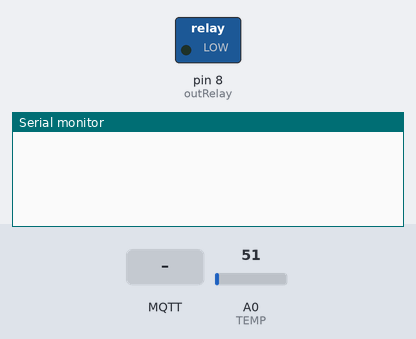
Recording of a sketch running on a simulated Arduino Uno, built with avr-gcc and run on an emulated ATmega328P. Shown: switched loads named in the sketch (green lamp = pin HIGH), the last lines printed to the serial monitor. The test bench sets the inputs (shaded band); at power-on: A0 (TEMP) = 51. WiFi joins after 1.5 s; servers stay silent unless stated; no MQTT or app messages arrive unless stated.

Above: at 2.7 s.
2.8 s: MQTT message "thermostats/" arrives on the first subscribed topic
At 5.6 s:
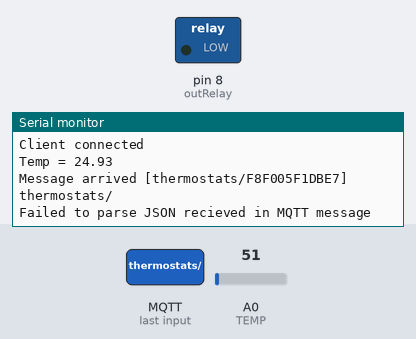
5.8 s: MQTT message "out" arrives on the first subscribed topic
At 6.7 s:
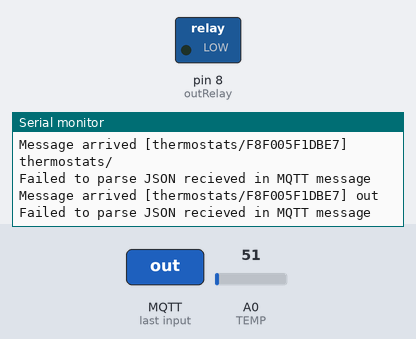
7.3 s: MQTT message "On" arrives on the first subscribed topic
At 7.8 s:
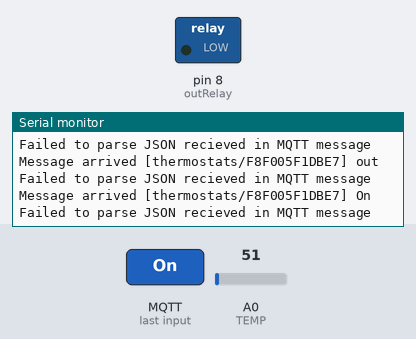

The sketch:

mqtt_thermostat.ino
```cpp
#include <SPI.h>
#include <Ethernet.h>
#include <PubSubClient.h>
#include <ArduinoJson.h>

#define TEMP A0
#define DELTA_PUBLISH 3

// Update these with values suitable for your hardware/network.
byte mac[] = {0xDE, 0xED, 0xBA, 0xFE, 0xFE, 0xED};
IPAddress ip(10, 1, 1, 238);
IPAddress server(10, 1, 1, 219);

String deviceId = "F8F005F1DBE7"; //MAC address
int outRelay = 8;

// Expects messages on topic thermostats/<deviceId> with payload:
// {param: "paramToWrite", value: "thevalue"}
void callback(char *topic, byte *payload, unsigned int length)
{
    Serial.print("Message arrived [");
    Serial.print(topic);
    Serial.print("] ");

    for (int i = 0; i < length; i++)
    {
        Serial.print((char)payload[i]);
    }
    Serial.println();

    char message[length];
    for (int i = 0; i < length; i++)
    {
        message[i] = (char)payload[i];
    }
    // parse JSON
    StaticJsonBuffer<200> jsonBuffer;
    JsonObject &root = jsonBuffer.parseObject(message);
    // test if parsing succeeds.
    if (!root.success())
    {
        Serial.println("Failed to parse JSON recieved in MQTT message");
        return;
    }

    // create string variable for comparison
    String _topic = topic;
    // possible commands directed towards this specific device
    if (_topic == "thermostats/" + deviceId)
    {
        String param = root["param"];

        if (param == "out")
        {
            String value = root["value"];
            if (value == "On")
            {
                digitalWrite(outRelay, HIGH);
                mqttSendS("status", "value", value);
            }
            else if (value == "Off")
            {
                digitalWrite(outRelay, LOW);
                mqttSendS("status", "value", value);
            }
        }
    }
}

EthernetClient ethClient;
PubSubClient client(ethClient);

long lastReconnectAttempt = 0;
// last published temperature
float lastTemp = -1;

boolean reconnect()
{
    char _deviceId[deviceId.length() + 1]; //convert deviceId to char
    deviceId.toCharArray(_deviceId, deviceId.length() + 1);
    if (client.connect(_deviceId))
    {
        Serial.println("Client connected");
        String sub = "thermostats/" + deviceId; //create char for subscription call
        char _sub[sub.length() + 1];
        sub.toCharArray(_sub, sub.length() + 1);
        client.subscribe(_sub);

        String out = digitalRead(outRelay) == LOW ? "Off" : "On";
        mqttSendS("status", "value", out);
        float temp = analogRead(TEMP) * 0.48875;
        mqttSendF("temperature", "value", temp);
    }
    return client.connected();
}

// prepare mqtt message with float
// =================================================================
void mqttSendF(String type, String param, float value)
{
    StaticJsonBuffer<200> jsonBuffer;
    JsonObject &root = jsonBuffer.createObject();
    root[param] = value, 1;
    String msg = "";
    root.printTo(msg);
    mqttSend(type, msg);
}

// prepare mqtt message with string
// =================================================================
void mqttSendS(String type, String param, String value)
{
    StaticJsonBuffer<200> jsonBuffer;
    JsonObject &root = jsonBuffer.createObject();
    root[param] = value;
    String msg = "";
    root.printTo(msg);
    mqttSend(type, msg);
}

// send mqtt message on thermostats/<deviceId>/<type>
// =================================================================
void mqttSend(String type, String msg) {
  if (client.connected()) {
    char _msg[msg.length()+1];
    msg.toCharArray(_msg, msg.length()+1);
    String topic = createTopic(type);
    char _topic[topic.length()+1];
    topic.toCharArray(_topic, topic.length()+1);
    if (!client.publish(_topic, _msg)) {
      Serial.println("MQTT message failed. Client connected.");
    }
  } else {
    Serial.println("MQTT message failed. Client disconnected.");
    return;
  }
}

String createTopic(String type) {
  String topic = "thermostats/";
  topic.concat(deviceId);
  topic.concat("/");
  topic.concat(type);
  return topic;
}

void handleConnection(){

  if (!client.connected())
    {
        long now = millis();
        if (now - lastReconnectAttempt > 5000)
        {
            Serial.println("Reconnecting to MQTT client...");
            lastReconnectAttempt = now;
            // Attempt to reconnect
            if (reconnect())
            {
                lastReconnectAttempt = 0;
            }
        }
    }
    else
    {
        float temp = analogRead(TEMP) * 0.48875;
        float delta = temp > lastTemp ? temp - lastTemp : lastTemp - temp;

        // Send a temperature update just if the delta is > 0.2
        if (delta > DELTA_PUBLISH)
        {
            Serial.print("Temp = ");
            Serial.println(temp);
            lastTemp = temp;
            mqttSendF("temperature", "value", temp);
        }

        client.loop();
    }
}

void setup()
{
    Serial.begin(9600);
    client.setServer(server, 1883);
    client.setCallback(callback);

    pinMode(outRelay, OUTPUT);

    Ethernet.begin(mac, ip);
    delay(1500);
    lastReconnectAttempt = 0;
}

void loop()
{
    handleConnection();
}
```

Measured:
- after the input at 2.8 s, the serial monitor: prints a new line after 2.3 s (image 1)
- after the input at 5.8 s, the serial monitor: prints a new line at once (image 2)
- after the input at 7.3 s, the serial monitor: prints a new line at once (image 3)
